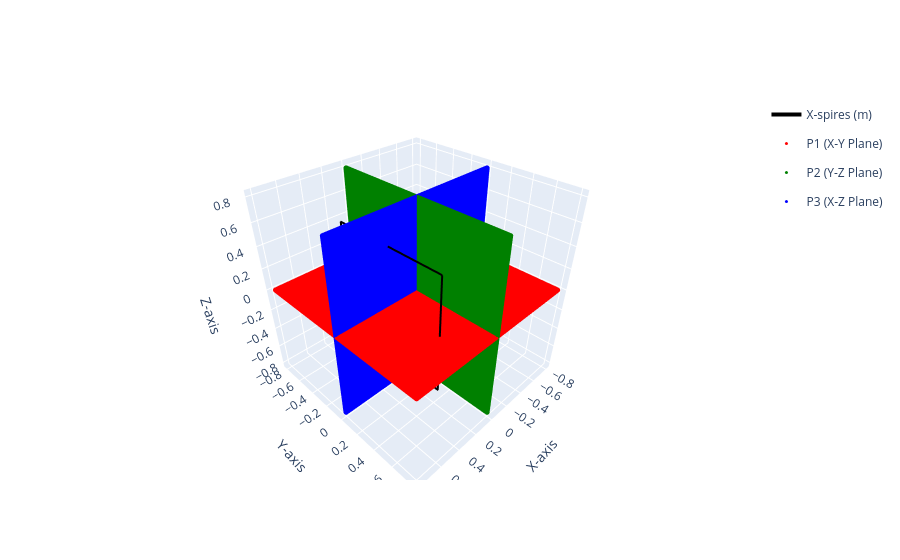

The cell this chart's notebook holds for it:
### Markdown cell above
Set Simulation Grid

### Code cell
# Generar grid
X, Y, Z = sim.generate_range([-0.8, 0.8],[-0.8, 0.8], [-0.8, 0.8], step_size_x = grid_length_size)

hplot.plot_grid(X, Y, Z, f0)

### Figure 1 — Plotly figure (JSON) as saved in the notebook; plotly's stock layout.template omitted (floating-point values rounded to 4 significant figures; data arrays with more than 128 entries replaced by an {"elided": "..."} marker saying what was removed)
{"data": [{"legendgroup": "X-spires (m)", "line": {"color": "black", "width": 4}, "mode": "lines", "name": "X-spires (m)", "showlegend": true, "type": "scatter3d", "x": {"elided": "400 float values"}, "y": {"elided": "400 float values"}, "z": {"elided": "400 float values"}}, {"legendgroup": "X-spires (m)", "line": {"color": "black", "width": 4}, "mode": "lines", "showlegend": false, "type": "scatter3d", "x": {"elided": "400 float values"}, "y": {"elided": "400 float values"}, "z": {"elided": "400 float values"}}, {"marker": {"color": "red", "size": 3}, "mode": "markers", "name": "P1 (X-Y Plane)", "type": "scatter3d", "x": {"elided": "26569 float values"}, "y": {"elided": "26569 float values"}, "z": {"elided": "26569 float values"}}, {"marker": {"color": "green", "size": 3}, "mode": "markers", "name": "P2 (Y-Z Plane)", "type": "scatter3d", "x": {"elided": "26569 float values"}, "y": {"elided": "26569 float values"}, "z": {"elided": "26569 float values"}}, {"marker": {"color": "blue", "size": 3}, "mode": "markers", "name": "P3 (X-Z Plane)", "type": "scatter3d", "x": {"elided": "26569 float values"}, "y": {"elided": "26569 float values"}, "z": {"elided": "26569 float values"}}], "layout": {"scene": {"xaxis": {"title": {"text": "X-axis"}}, "yaxis": {"title": {"text": "Y-axis"}}, "zaxis": {"title": {"text": "Z-axis"}}}}}
